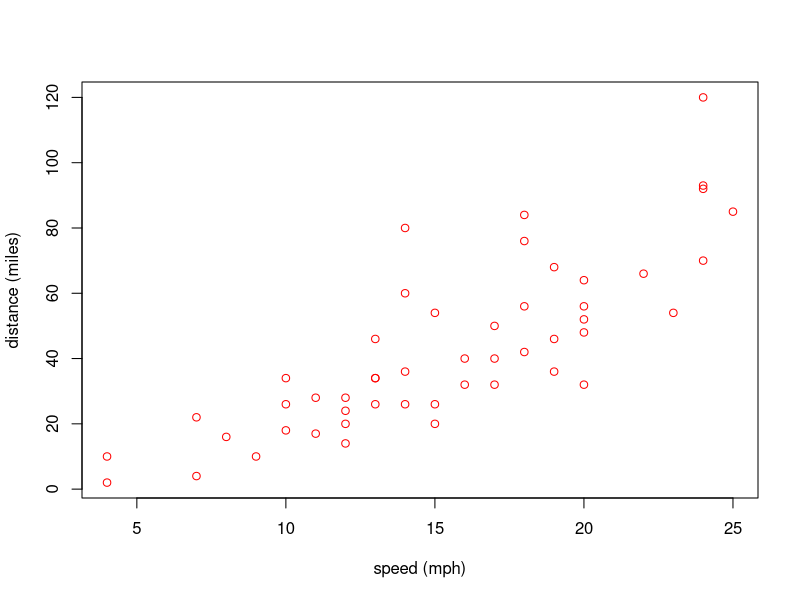

The R script that drew this image:
## ---- chunk 1
knitr::opts_chunk$set(echo = TRUE)
## ---- chunk 2
plot(cars, col ="red", xlab = "speed (mph)", ylab = "distance (miles)")
## ---- chunk 3
library(knitr)
kable(summary(cars))
